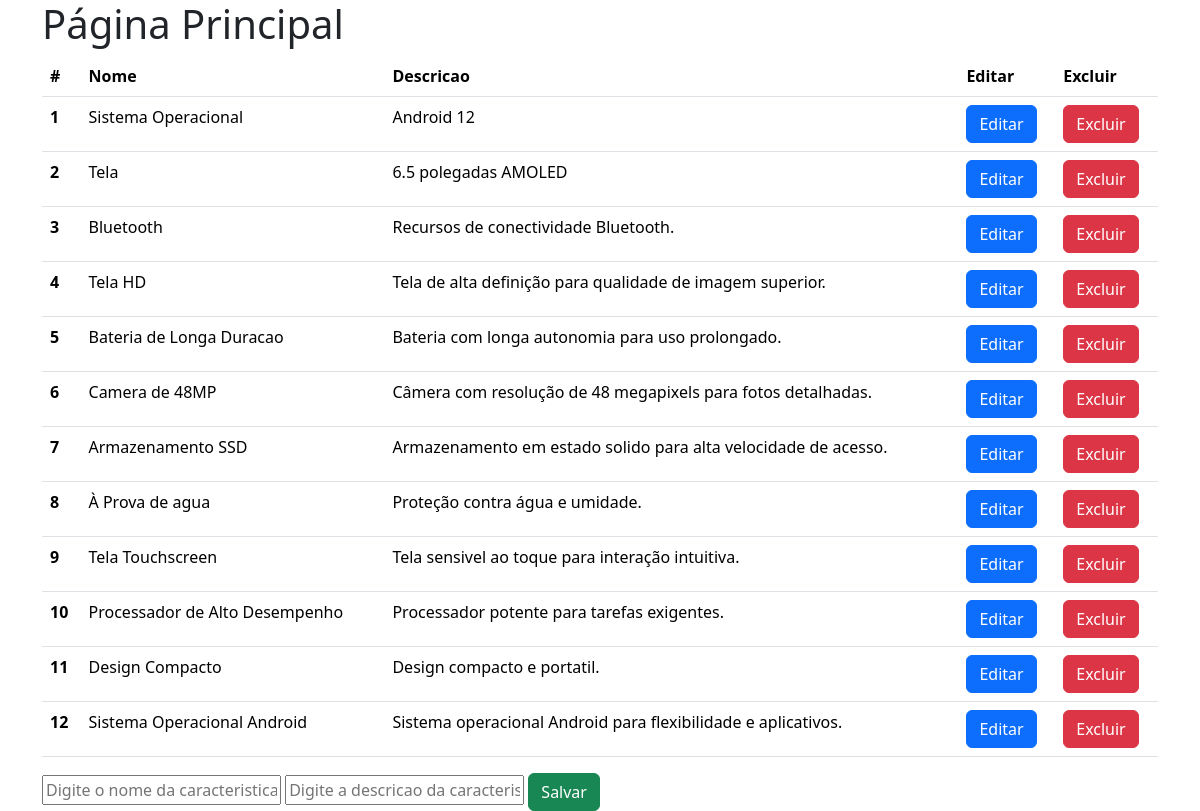
The page /sistema/caracteristicas.php on the database its author committed.
### tables this page shows
CREATE TABLE Caracteristica (
    id INT(4) AUTO_INCREMENT PRIMARY KEY,
    nome VARCHAR(255) NOT NULL,
    descricao TEXT
);

### sistema/caracteristicas.php (the view, shortened to what this page needs)
<?php
    include 'conexao.php';
    $sql = $pdo->query("SELECT * FROM caracteristica");
?>
<!DOCTYPE html>
<html lang="en">
<head>
    <link rel="stylesheet" href="https://cdn.jsdelivr.net/npm/bootstrap@5.3.8/dist/css/bootstrap.min.css">
</head>
<body>
    <div class="container">
        <h1>Página Principal</h1>
        <table class="table">
            <thead>
                <tr>
                    <th scope="col">#</th>
                    <th scope="col">Nome</th>
                    <th scope="col">Descricao</th>
                    <th scope="col">Editar</th>
                    <th scope="col">Excluir</th>
                </tr>
            </thead>
            <tbody>
            <?php
                while($linha = $sql->fetch(PDO::FETCH_ASSOC)){
            ?>
                <tr>
                    <th scope="row"><?php echo $linha['id']?></th>
                    <td><?php echo $linha['nome']?></td>
                    <td><?php echo $linha['descricao'] ?></td>
                    <td><form action="editar_caracteristica.php" method="POST">
                        <button class="btn btn-primary" name="btnEditar"
                        value="<?php echo $linha['id'];?>">Editar</button>
                    </form></td>
                    <td><form action="excluir_caracteristica.php" method="POST">
                        <button class="btn btn-danger" name="btnExcluir"
                        value="<?php echo $linha['id'];?>">Excluir</button>
                    </form></td>
                </tr>
            <?php } ?>
            </tbody>
        </table>
        <form action="adicionar_caracteristica.php" method="POST">
            <input type="text" name="nomeCarac"
            placeholder="Digite o nome da caracteristica.." required>
            <input type="text" name="descrCarac"
            placeholder="Digite a descricao da caracteristica.." required>
            <input type="submit" value="Salvar" name="btnSalvar" class="btn btn-success">
        </form>
    </div>
</body>
</html>

### rows shown on the page
caracteristica: id "1", nome "Sistema Operacional", descricao "Android 12"
caracteristica: id "2", nome "Tela", descricao "6.5 polegadas AMOLED"
caracteristica: id "3", nome "Bluetooth", descricao "Recursos de conectividade Bluetooth."
caracteristica: id "4", nome "Tela HD", descricao "Tela de alta definição para qualidade de imagem superior."
caracteristica: id "5", nome "Bateria de Longa Duracao", descricao "Bateria com longa autonomia para uso prolongado."
caracteristica: id "6", nome "Camera de 48MP", descricao "Câmera com resolução de 48 megapixels para fotos detalhadas."
caracteristica: id "7", nome "Armazenamento SSD", descricao "Armazenamento em estado solido para alta velocidade de acesso."
caracteristica: id "8", nome "À Prova de agua", descricao "Proteção contra água e umidade."
caracteristica: id "9", nome "Tela Touchscreen", descricao "Tela sensivel ao toque para interação intuitiva."
caracteristica: id "10", nome "Processador de Alto Desempenho", descricao "Processador potente para tarefas exigentes."
caracteristica: id "11", nome "Design Compacto", descricao "Design compacto e portatil."
caracteristica: id "12", nome "Sistema Operacional Android", descricao "Sistema operacional Android para flexibilidade e aplicativos."
